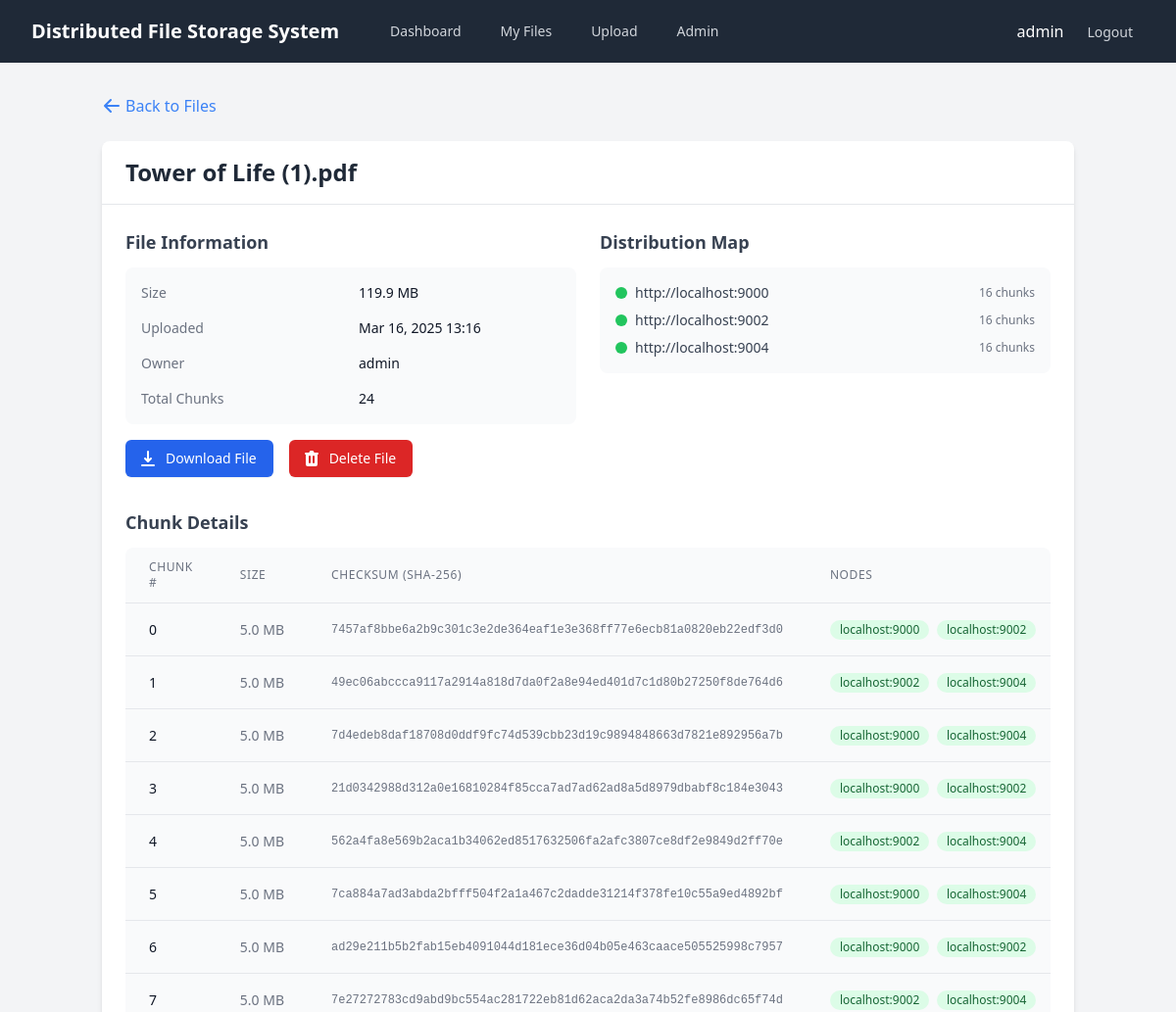
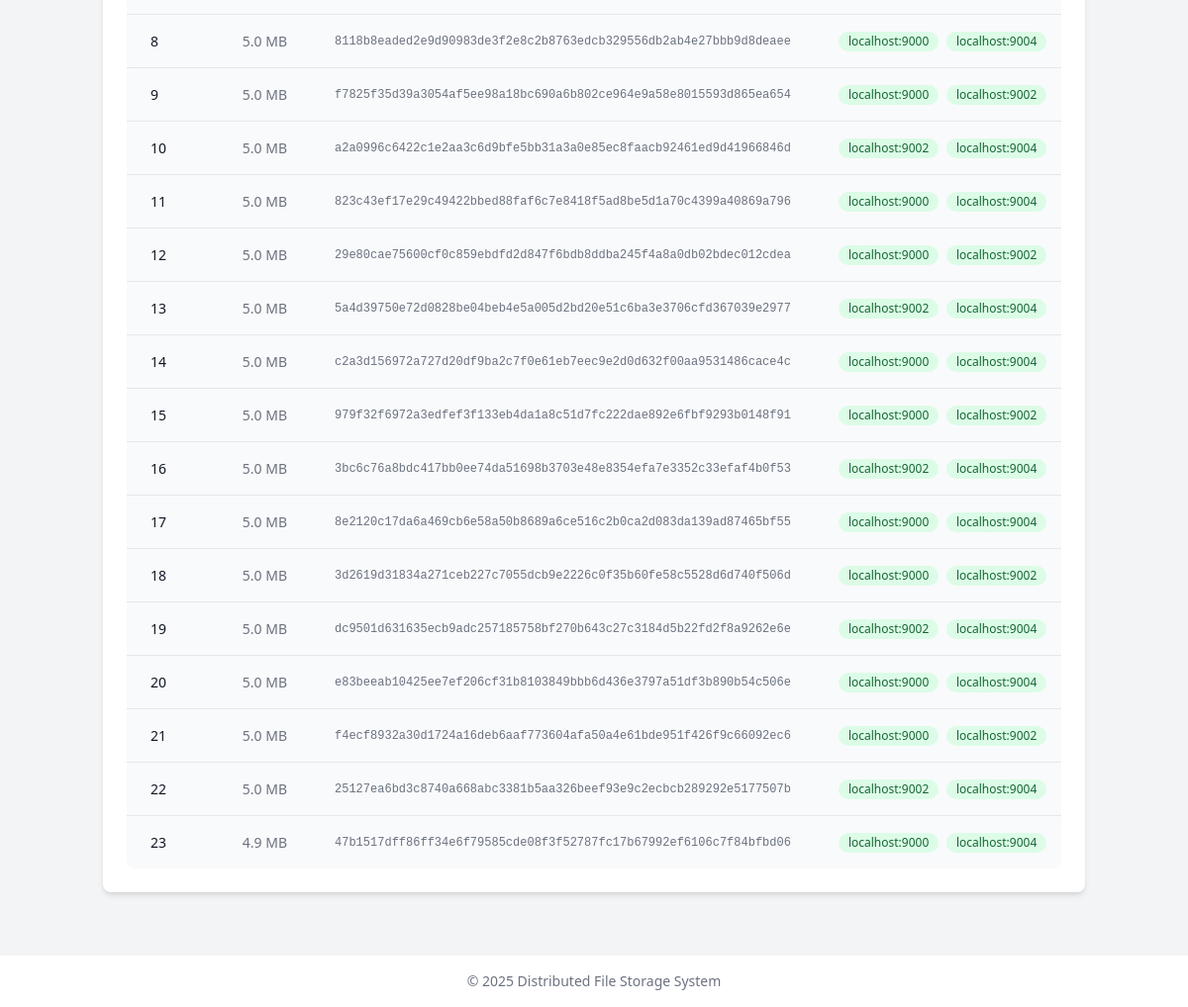
The app's page /api/web/files/9/ (signed in) with its own data (2 pictures, top to bottom).
### storage/models.py (models this page shows, shortened)
class File(models.Model):
    name = models.CharField(max_length=255)
    size = models.BigIntegerField()
    owner = models.ForeignKey(User, on_delete=models.CASCADE)
    upload_date = models.DateTimeField(auto_now_add=True)

class Node(models.Model):
    url = models.URLField(unique=True)  # e.g., 'http://minio1:9000'
    status = models.CharField(max_length=10, choices=[('online', 'Online'), ('offline', 'Offline')], default='online')
    load = models.IntegerField(default=0)  # Number of active connections or similar metric
    storage_usage = models.BigIntegerField(default=0)  # Bytes used
    last_check = models.DateTimeField(null=True, blank=True)
    last_latency = models.FloatField(null=True, blank=True)  # Response time in seconds
    consecutive_failures = models.IntegerField(default=0)
    failed_at = models.DateTimeField(null=True, blank=True)
    recovered_at = models.DateTimeField(null=True, blank=True)
    max_capacity = models.BigIntegerField(default=1099511627776)  # Default 1TB in bytes

class Chunk(models.Model):
    file = models.ForeignKey(File, on_delete=models.CASCADE, related_name='chunks')
    chunk_number = models.IntegerField()
    checksum = models.CharField(max_length=64)  # SHA256 hash
    size = models.IntegerField()  # Size of the chunk in bytes
    nodes = models.ManyToManyField(Node, related_name='chunks')
    class Meta:
        unique_together = ('file', 'chunk_number')

### storage/views/file.py (the view, shortened to what this page needs)
# urls.py: path('web/files/<int:file_id>/', file_detail_view, name='file_detail'),
@login_required
def file_detail_view(request, file_id):
    file = get_object_or_404(File, id=file_id, owner=request.user)
    chunks = file.chunks.all().order_by('chunk_number')
    nodes = Node.objects.all()
    for node in nodes:
        node.chunks_count = node.chunks.filter(file=file).count()
    return render(request, 'storage/file/detail.html', {
        'file': file,
        'chunks': chunks,
        'nodes': nodes,
    })

### storage/templates/storage/file/detail.html (shortened to what this page needs)
{% extends "storage/base.html" %}
{% load static %}
{% block content %}
<div class="container mx-auto px-4 py-8">
  <div class="mb-6">
    <a href="{% url 'file_list_view' %}" class="text-blue-500 hover:text-blue-700 flex items-center">
      <svg xmlns="http://www.w3.org/2000/svg" class="h-5 w-5 mr-1" viewBox="0 0 20 20" fill="currentColor">
        <path fill-rule="evenodd" d="M9.707 16.707a1 1 0 01-1.414 0l-6-6a1 1 0 010-1.414l6-6a1 1 0 011.414 1.414L5.414 9H17a1 1 0 110 2H5.414l4.293 4.293a1 1 0 010 1.414z" clip-rule="evenodd" />
      </svg>
      Back to Files
    </a>
  </div>
  <div class="bg-white rounded-lg shadow-md overflow-hidden">
    <div class="border-b border-gray-200 px-6 py-4">
      <h1 class="text-2xl font-bold text-gray-800">{{ file.name }}</h1>
    </div>
    <div class="p-6">
      <div class="grid grid-cols-1 md:grid-cols-2 gap-6 mb-8">
        <div>
          <h2 class="text-lg font-semibold text-gray-700 mb-3">File Information</h2>
          <div class="bg-gray-50 p-4 rounded-lg">
            <div class="grid grid-cols-2 gap-4">
              <div class="text-sm font-medium text-gray-500">Size</div>
              <div class="text-sm text-gray-900">{{ file.size|filesizeformat }}</div>
              <div class="text-sm font-medium text-gray-500">Uploaded</div>
              <div class="text-sm text-gray-900">{{ file.upload_date|date:"M d, Y H:i" }}</div>
              <div class="text-sm font-medium text-gray-500">Owner</div>
              <div class="text-sm text-gray-900">{{ file.owner.username }}</div>
              <div class="text-sm font-medium text-gray-500">Total Chunks</div>
              <div class="text-sm text-gray-900">{{ chunks.count }}</div>
            </div>
          </div>
          <div class="mt-4 flex space-x-4">
            <a href="{% url 'download' file.id %}" class="inline-flex items-center px-4 py-2 border border-transparent rounded-md shadow-sm text-sm font-medium text-white bg-blue-600 hover:bg-blue-700 focus:outline-none focus:ring-2 focus:ring-offset-2 focus:ring-blue-500">
              Download File
            </a>
            <form method="post" onsubmit="return confirm('Are you sure you want to delete this file? This action cannot be undone.')">
              <button type="submit" name="delete" value="yes" class="inline-flex items-center px-4 py-2 border border-transparent rounded-md shadow-sm text-sm font-medium text-white bg-red-600 hover:bg-red-700 focus:outline-none focus:ring-2 focus:ring-offset-2 focus:ring-red-500">
                Delete File
              </button>
            </form>
          </div>
        </div>
        <div>
          <h2 class="text-lg font-semibold text-gray-700 mb-3">Distribution Map</h2>
          <div class="bg-gray-50 p-4 rounded-lg">
            {% for node in nodes %}
              <div class="mb-2 last:mb-0">
                <div class="flex items-center">
                  <span class="inline-block w-3 h-3 rounded-full mr-2
                    {% if node.status == 'online' %}bg-green-500{% else %}bg-red-500{% endif %}"></span>
                  <span class="text-sm text-gray-700">{{ node.url }}</span>
                  <span class="ml-auto text-xs text-gray-500">
                    {{ node.chunks_count }} chunks
                  </span>
                </div>
              </div>
            {% endfor %}
          </div>
        </div>
      </div>
      <h2 class="text-lg font-semibold text-gray-700 mb-3">Chunk Details</h2>
      <div class="overflow-x-auto bg-gray-50 rounded-lg">
        <table class="min-w-full divide-y divide-gray-200">
          <thead>
            <tr>
              <th scope="col" class="px-6 py-3 text-left text-xs font-medium text-gray-500 uppercase tracking-wider">
                Chunk #
              </th>
              <th scope="col" class="px-6 py-3 text-left text-xs font-medium text-gray-500 uppercase tracking-wider">
                Size
              </th>
              <th scope="col" class="px-6 py-3 text-left text-xs font-medium text-gray-500 uppercase tracking-wider">
                Checksum (SHA-256)
              </th>
              <th scope="col" class="px-6 py-3 text-left text-xs font-medium text-gray-500 uppercase tracking-wider">
                Nodes
              </th>
            </tr>
          </thead>
          <tbody class="divide-y divide-gray-200">
            {% for chunk in chunks %}
              <tr>
                <td class="px-6 py-4 whitespace-nowrap text-sm text-gray-900">
                  {{ chunk.chunk_number }}
                </td>
                <td class="px-6 py-4 whitespace-nowrap text-sm text-gray-500">
                  {{ chunk.size|filesizeformat }}
                </td>
                <td class="px-6 py-4 whitespace-nowrap text-sm text-gray-500 font-mono text-xs">
                  {{ chunk.checksum }}
                </td>
                <td class="px-6 py-4 whitespace-nowrap text-sm text-gray-500">
                  {% for node in chunk.nodes.all %}
                    <span class="inline-flex items-center px-2.5 py-0.5 rounded-full text-xs font-medium
                      {% if node.status == 'online' %}bg-green-100 text-green-800{% else %}bg-red-100 text-red-800{% endif %} mr-1">
                      {{ node.url|cut:"http://" }}
                    </span>
                  {% endfor %}
                </td>
              </tr>
            {% endfor %}
          </tbody>
        </table>
      </div>
    </div>
  </div>
</div>
{% endblock %}

### storage/templates/storage/base.html (shortened to what this page needs)
<!DOCTYPE html>
<html lang="en">
<head>
  <script src="https://cdn.tailwindcss.com"></script>
</head>
<body class="bg-gray-100 min-h-screen">
  {% include "storage/includes/nav.html" %}
  <main>
    {% block content %}{% endblock %}
  </main>
  <footer class="bg-white py-4 mt-8">
    <div class="max-w-7xl mx-auto px-4 sm:px-6 lg:px-8">
      <p class="text-center text-gray-500 text-sm">
        &copy; {% now "Y" %} Distributed File Storage System
      </p>
    </div>
  </footer>
</body>
</html>

### storage/templates/storage/includes/nav.html (shortened to what this page needs)
<nav class="bg-gray-800">
  <div class="max-w-7xl mx-auto px-4 sm:px-6 lg:px-8">
    <div class="flex items-center justify-between h-16">
      <div class="flex items-center">
        <div class="flex-shrink-0">
          <span class="text-white font-bold text-xl">Distributed File Storage System</span>
        </div>
        <div class="hidden md:block">
          <div class="ml-10 flex items-baseline space-x-4">
            <a href="{% url 'dashboard' %}" class="{% if request.path == '/dashboard/' %}bg-gray-900 text-white{% else %}text-gray-300 hover:bg-gray-700 hover:text-white{% endif %} px-3 py-2 rounded-md text-sm font-medium">Dashboard</a>
            <a href="{% url 'file_list_view' %}" class="{% if request.path == '/api/web/files/' %}bg-gray-900 text-white{% else %}text-gray-300 hover:bg-gray-700 hover:text-white{% endif %} px-3 py-2 rounded-md text-sm font-medium">My Files</a>
            <a href="{% url 'file_upload' %}" class="{% if request.path == '/api/web/upload/' %}bg-gray-900 text-white{% else %}text-gray-300 hover:bg-gray-700 hover:text-white{% endif %} px-3 py-2 rounded-md text-sm font-medium">Upload</a>
            <a href="{% url 'admin:index' %}" class="{% if '/admin/' in request.path %}bg-gray-900 text-white{% else %}text-gray-300 hover:bg-gray-700 hover:text-white{% endif %} px-3 py-2 rounded-md text-sm font-medium">Admin</a>
          </div>
        </div>
      </div>
      <div class="hidden md:block">
        <div class="ml-4 flex items-center md:ml-6">
          {% if user.is_authenticated %}
            <div class="text-base font-medium leading-none text-white">
              {{ user.username }}
            </div>
            <div class="ml-3 relative">
              <a href="{% url 'admin:logout' %}" class="text-gray-300 hover:bg-gray-700 hover:text-white px-3 py-2 rounded-md text-sm font-medium">
                Logout
              </a>
            </div>
          {% else %}
            <div class="ml-3 relative">
              <a href="{% url 'admin:login' %}" class="text-gray-300 hover:bg-gray-700 hover:text-white px-3 py-2 rounded-md text-sm font-medium">
                Login
              </a>
            </div>
          {% endif %}
        </div>
      </div>
    </div>
  </div>
</nav>

### records on screen
File: name "Tower of Life (1).pdf", size|filesizeformat "119.9 MB", upload_date "Mar 16, 2025 13:16", owner.username "admin"
Node: url "http://localhost:9000", chunks_count "16", url "localhost:9000"
Node: url "http://localhost:9002", chunks_count "16", url "localhost:9002"
Node: url "http://localhost:9004", chunks_count "16", url "localhost:9004"
Chunk: chunk_number "0", size|filesizeformat "5.0 MB", checksum "7457af8bbe6a2b9c301c3e2de364eaf1e3e368ff77e6ecb81a0820eb22edf3d0"
Chunk: chunk_number "1", size|filesizeformat "5.0 MB", checksum "49ec06abccca9117a2914a818d7da0f2a8e94ed401d7c1d80b27250f8de764d6"
Chunk: chunk_number "2", size|filesizeformat "5.0 MB", checksum "7d4edeb8daf18708d0ddf9fc74d539cbb23d19c9894848663d7821e892956a7b"
Chunk: chunk_number "3", size|filesizeformat "5.0 MB", checksum "21d0342988d312a0e16810284f85cca7ad7ad62ad8a5d8979dbabf8c184e3043"
Chunk: chunk_number "4", size|filesizeformat "5.0 MB", checksum "562a4fa8e569b2aca1b34062ed8517632506fa2afc3807ce8df2e9849d2ff70e"
Chunk: chunk_number "5", size|filesizeformat "5.0 MB", checksum "7ca884a7ad3abda2bfff504f2a1a467c2dadde31214f378fe10c55a9ed4892bf"
Chunk: chunk_number "6", size|filesizeformat "5.0 MB", checksum "ad29e211b5b2fab15eb4091044d181ece36d04b05e463caace505525998c7957"
Chunk: chunk_number "7", size|filesizeformat "5.0 MB", checksum "7e27272783cd9abd9bc554ac281722eb81d62aca2da3a74b52fe8986dc65f74d"
Chunk: chunk_number "8", size|filesizeformat "5.0 MB", checksum "8118b8eaded2e9d90983de3f2e8c2b8763edcb329556db2ab4e27bbb9d8deaee"
Chunk: chunk_number "9", size|filesizeformat "5.0 MB", checksum "f7825f35d39a3054af5ee98a18bc690a6b802ce964e9a58e8015593d865ea654"
Chunk: chunk_number "10", size|filesizeformat "5.0 MB", checksum "a2a0996c6422c1e2aa3c6d9bfe5bb31a3a0e85ec8faacb92461ed9d41966846d"
Chunk: chunk_number "11", size|filesizeformat "5.0 MB", checksum "823c43ef17e29c49422bbed88faf6c7e8418f5ad8be5d1a70c4399a40869a796"
Chunk: chunk_number "12", size|filesizeformat "5.0 MB", checksum "29e80cae75600cf0c859ebdfd2d847f6bdb8ddba245f4a8a0db02bdec012cdea"
Chunk: chunk_number "13", size|filesizeformat "5.0 MB", checksum "5a4d39750e72d0828be04beb4e5a005d2bd20e51c6ba3e3706cfd367039e2977"
Chunk: chunk_number "14", size|filesizeformat "5.0 MB", checksum "c2a3d156972a727d20df9ba2c7f0e61eb7eec9e2d0d632f00aa9531486cace4c"
Chunk: chunk_number "15", size|filesizeformat "5.0 MB", checksum "979f32f6972a3edfef3f133eb4da1a8c51d7fc222dae892e6fbf9293b0148f91"
Chunk: chunk_number "16", size|filesizeformat "5.0 MB", checksum "3bc6c76a8bdc417bb0ee74da51698b3703e48e8354efa7e3352c33efaf4b0f53"
Chunk: chunk_number "17", size|filesizeformat "5.0 MB", checksum "8e2120c17da6a469cb6e58a50b8689a6ce516c2b0ca2d083da139ad87465bf55"
Chunk: chunk_number "18", size|filesizeformat "5.0 MB", checksum "3d2619d31834a271ceb227c7055dcb9e2226c0f35b60fe58c5528d6d740f506d"
Chunk: chunk_number "19", size|filesizeformat "5.0 MB", checksum "dc9501d631635ecb9adc257185758bf270b643c27c3184d5b22fd2f8a9262e6e"
Chunk: chunk_number "20", size|filesizeformat "5.0 MB", checksum "e83beeab10425ee7ef206cf31b8103849bbb6d436e3797a51df3b890b54c506e"
Chunk: chunk_number "21", size|filesizeformat "5.0 MB", checksum "f4ecf8932a30d1724a16deb6aaf773604afa50a4e61bde951f426f9c66092ec6"
Chunk: chunk_number "22", size|filesizeformat "5.0 MB", checksum "25127ea6bd3c8740a668abc3381b5aa326beef93e9c2ecbcb289292e5177507b"
Chunk: chunk_number "23", size|filesizeformat "4.9 MB", checksum "47b1517dff86ff34e6f79585cde08f3f52787fc17b67992ef6106c7f84bfbd06"

### other values on screen
{{ user.username }} "admin"
{{ chunks.count }} "24"
